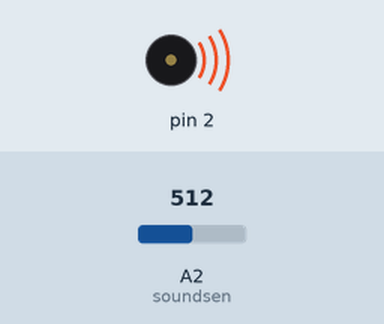
Simulated run of this sketch. Board: Arduino Uno, built with avr-gcc and run on an emulated ATmega328P. On the bench: buzzer (waves = sounding). The inputs (shaded band) are chosen by the test bench; at power-on: A2 (soundsen) = 512.

Above: at 1.9 s.
2.0 s: A2 (soundsen) set to 0
At 2.5 s:
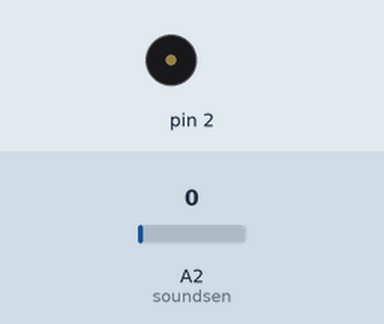
3.5 s: A2 (soundsen) set to 110
At 4.9 s:
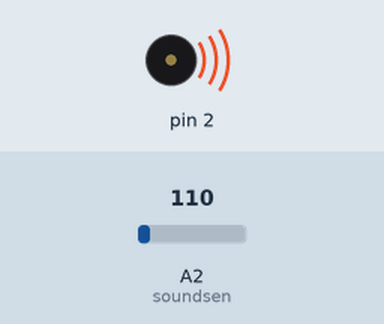
Timing chart, 0 to 6.5 s (numbered marks = the images above; inputs shaded):
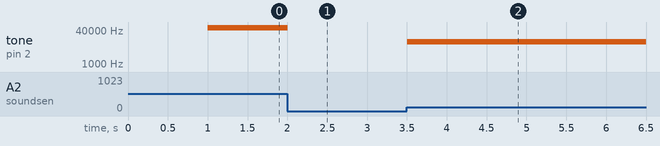

Measured:
- after the input at 2.0 s, tone on pin 2: 51200 Hz → silent at once
- after the input at 3.5 s, tone on pin 2: silent → 11000 Hz at once

The sketch:

record.ino
```cpp
int const soundsen=A2;
void setup() {pinMode(soundsen,INPUT);
Serial.begin(9600);

}

void loop() {int a[100];
  int senval;

delay(1000);
for(int i=0;i<100;i++)
{ int senval=analogRead(soundsen);
  a[i]=senval;
  tone(2,senval*100,500);
  delay(100);
}
delay(1000);
for(int i=0;i<1000;i++)
{ tone(2,a[i]*100,500);
  delay(100);
}
}
```
